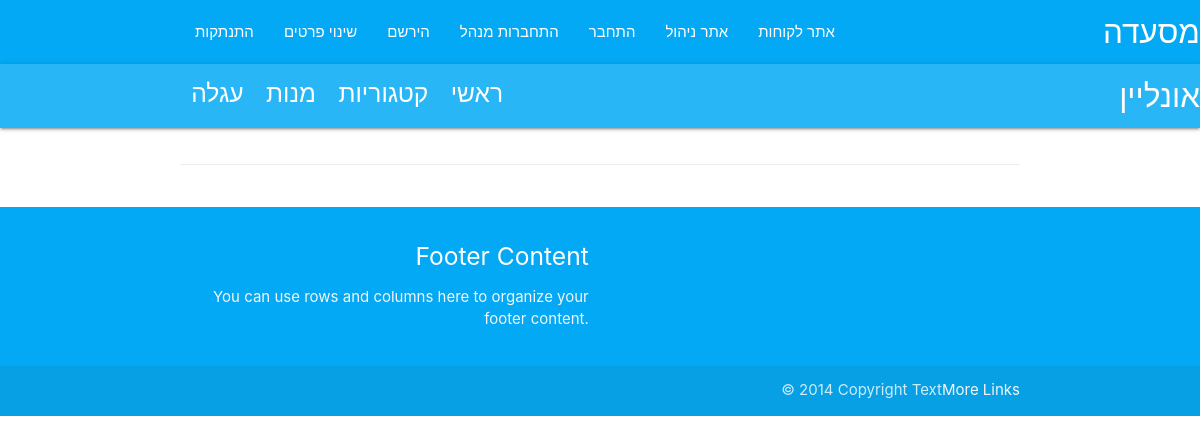
The app's page /categories/category/2 (signed in), older data.
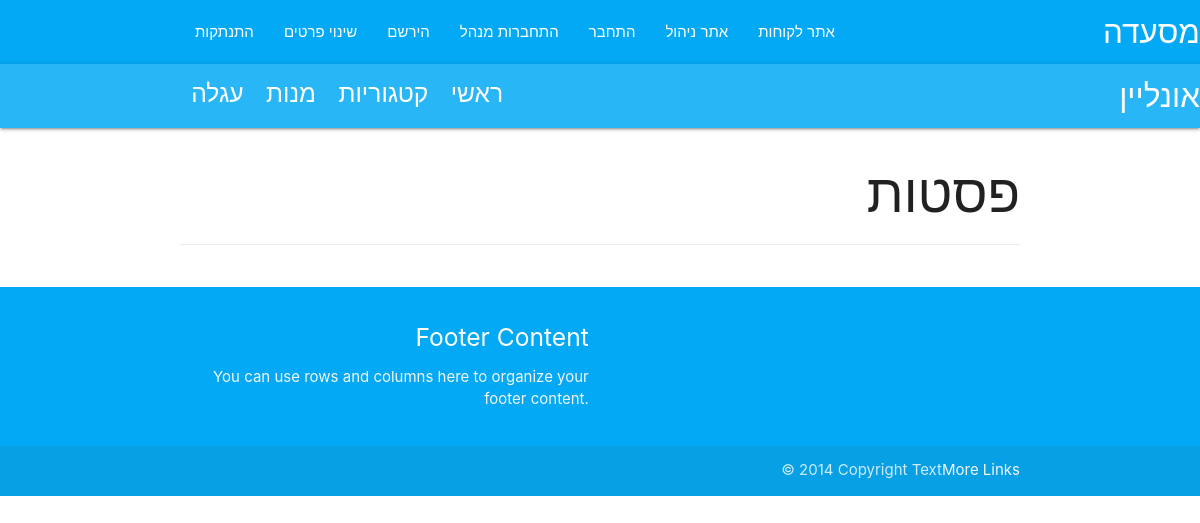
The same page, newer data.
### models/category.py (models this page shows)
class Category(db.Model):
    id = db.Column(db.Integer,primary_key=True)
    name = db.Column(db.String(100),nullable=False)
    imageUrl = db.Column(db.Text)

### controllers/categories.py (the view)
@login_required
def dishes_by_category(id):
    category= Category.query.get(id)
    dishes = Dish.query.filter_by(category_id=id).all()
    return render_template('after_login/dishes_by_category.html',dishes=dishes,category=category)

### controllers/managers.py (called while the page is built)
@login_manager.user_loader
def load_user(user_id):
    return User.query.get(int(user_id))

### templates/after_login/dishes_by_category.html (shortened to what this page needs)
{% extends 'layouts/layout.html' %}{% block content %}
<section>
    <div class="right-align border-bottom"><h2>{{category.name}}</h2></div><br>
</section>
{% endblock %}

Row changes from the older to the newer data that the page shows:
added Category: name "פסטות"
